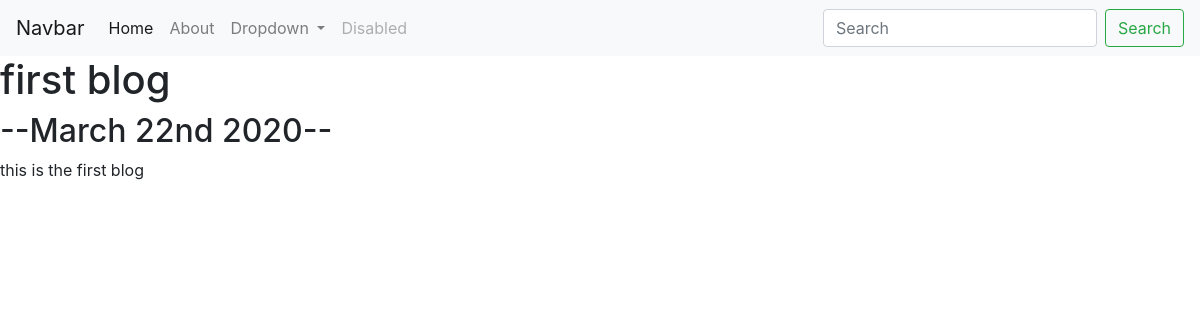
The page /blog/1 on the database its author committed.
### blog/models.py (models this page shows, shortened)
class Blog(models.Model):
    title=models.CharField(max_length=200)
    description=models.TextField(max_length=250)
    date=models.DateField()

### blog/views.py (the view)
# urls.py: path('<int:blog_id>',views.detail, name='detail'),
def detail(request,blog_id):
    blog = get_object_or_404(Blog, pk=blog_id)
    return render(request,'blog/detail.html',{'blog':blog})

### blog/templates/blog/detail.html
{% extends 'portfolio/base.html' %}
{% block content %}
<h1>{{ blog.title }}</h1>
<h2>--{{ blog.date|date:'F jS Y'}}--</h2>
{{ blog.description|safe }}
{% endblock %}

### rows shown on the page
Blog: title "first blog", date "March 22nd 2020", description "this is the first blog"
